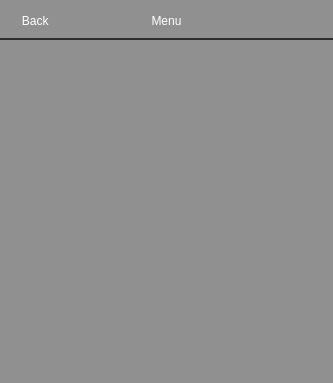
<?xml version="1.0" encoding="UTF-8"?>
<ui version="4.0">
 <class>StackedMenu</class>
 <widget class="QStackedWidget" name="StackedMenu">
  <property name="geometry">
   <rect>
    <x>0</x>
    <y>0</y>
    <width>333</width>
    <height>383</height>
   </rect>
  </property>
  <property name="windowTitle">
   <string>StackedWidget</string>
  </property>
  <property name="styleSheet">
   <string notr="true">QWidget { background-color: rgba(144,144,144,250); border:none; }

QLabel#label_title {font: bold 18pt  &quot;Walkway Expand UltraBold&quot;; color:rgb(255,255,255);}

QPushButton#btn_exit { background-color: rgba(250,100,100,250); font: bold 18pt  &quot;Walkway Expand UltraBold&quot;; color:rgb(255,255,255);}
QPushButton#btn_exit:pressed { background-color: rgba(100,100,250,250); font: bold 18pt  &quot;Walkway Expand UltraBold&quot;; color:rgb(255,255,255);}

QPushButton#btn_saveexit { background-color: rgba(100,255,100,250); font: bold 18pt  &quot;Walkway Expand UltraBold&quot;; color:rgb(255,255,255);}
QPushButton#btn_saveexit:pressed { background-color: rgba(100,100,250,250); font: bold 18pt  &quot;Walkway Expand UltraBold&quot;; color:rgb(255,255,255);}

QPushButton#btn_back { border-image: url(:/ui/back.png); font: bold 12pt  &quot;Walkway Expand UltraBold&quot;; color:rgb(255,255,255); }
QPushButton#btn_back:pressed { border-image: url(:/ui/backlight.png); }

QWidget#line_2 { background-color: rgba(44,44,44,250); border:none; }



</string>
  </property>
  <property name="currentIndex">
   <number>1</number>
  </property>
  <widget class="QWidget" name="page_menu">
   <layout class="QVBoxLayout" name="verticalLayout">
    <property name="spacing">
     <number>0</number>
    </property>
    <property name="margin">
     <number>0</number>
    </property>
    <item>
     <widget class="ItemScrollArea" name="scroll_menu">
      <property name="widgetResizable">
       <bool>true</bool>
      </property>
      <widget class="ItemScrollContent" name="scroll_menu_contents">
       <property name="geometry">
        <rect>
         <x>0</x>
         <y>0</y>
         <width>83</width>
         <height>16</height>
        </rect>
       </property>
      </widget>
     </widget>
    </item>
    <item>
     <widget class="QWidget" name="line" native="true">
      <property name="minimumSize">
       <size>
        <width>0</width>
        <height>2</height>
       </size>
      </property>
      <property name="maximumSize">
       <size>
        <width>16777215</width>
        <height>2</height>
       </size>
      </property>
     </widget>
    </item>
    <item>
     <widget class="QPushButton" name="btn_saveexit">
      <property name="minimumSize">
       <size>
        <width>0</width>
        <height>50</height>
       </size>
      </property>
      <property name="maximumSize">
       <size>
        <width>16777215</width>
        <height>50</height>
       </size>
      </property>
      <property name="text">
       <string>Save and Exit</string>
      </property>
     </widget>
    </item>
    <item>
     <widget class="QPushButton" name="btn_exit">
      <property name="minimumSize">
       <size>
        <width>0</width>
        <height>50</height>
       </size>
      </property>
      <property name="maximumSize">
       <size>
        <width>16777215</width>
        <height>50</height>
       </size>
      </property>
      <property name="text">
       <string>Exit</string>
      </property>
     </widget>
    </item>
   </layout>
  </widget>
  <widget class="QWidget" name="page_para">
   <layout class="QVBoxLayout" name="verticalLayout_2">
    <property name="spacing">
     <number>0</number>
    </property>
    <property name="leftMargin">
     <number>0</number>
    </property>
    <property name="topMargin">
     <number>3</number>
    </property>
    <property name="rightMargin">
     <number>0</number>
    </property>
    <property name="bottomMargin">
     <number>0</number>
    </property>
    <item>
     <widget class="QWidget" name="widget_title" native="true">
      <property name="minimumSize">
       <size>
        <width>0</width>
        <height>35</height>
       </size>
      </property>
      <property name="maximumSize">
       <size>
        <width>16777215</width>
        <height>35</height>
       </size>
      </property>
      <layout class="QHBoxLayout" name="horizontalLayout">
       <property name="spacing">
        <number>0</number>
       </property>
       <property name="margin">
        <number>0</number>
       </property>
       <item>
        <widget class="QPushButton" name="btn_back">
         <property name="sizePolicy">
          <sizepolicy hsizetype="Minimum" vsizetype="Expanding">
           <horstretch>0</horstretch>
           <verstretch>0</verstretch>
          </sizepolicy>
         </property>
         <property name="minimumSize">
          <size>
           <width>67</width>
           <height>35</height>
          </size>
         </property>
         <property name="maximumSize">
          <size>
           <width>67</width>
           <height>35</height>
          </size>
         </property>
         <property name="text">
          <string> Back</string>
         </property>
        </widget>
       </item>
       <item>
        <widget class="QLabel" name="label_title">
         <property name="sizePolicy">
          <sizepolicy hsizetype="Preferred" vsizetype="Expanding">
           <horstretch>0</horstretch>
           <verstretch>0</verstretch>
          </sizepolicy>
         </property>
         <property name="text">
          <string>Menu</string>
         </property>
         <property name="alignment">
          <set>Qt::AlignCenter</set>
         </property>
        </widget>
       </item>
       <item>
        <widget class="QPushButton" name="btn_back_2">
         <property name="sizePolicy">
          <sizepolicy hsizetype="Minimum" vsizetype="Expanding">
           <horstretch>0</horstretch>
           <verstretch>0</verstretch>
          </sizepolicy>
         </property>
         <property name="minimumSize">
          <size>
           <width>67</width>
           <height>35</height>
          </size>
         </property>
         <property name="maximumSize">
          <size>
           <width>67</width>
           <height>35</height>
          </size>
         </property>
         <property name="text">
          <string/>
         </property>
        </widget>
       </item>
      </layout>
     </widget>
    </item>
    <item>
     <widget class="QWidget" name="line_2" native="true">
      <property name="minimumSize">
       <size>
        <width>0</width>
        <height>2</height>
       </size>
      </property>
      <property name="maximumSize">
       <size>
        <width>16777215</width>
        <height>2</height>
       </size>
      </property>
     </widget>
    </item>
    <item>
     <widget class="QStackedWidget" name="stacked_menu_paras">
      <property name="sizePolicy">
       <sizepolicy hsizetype="Preferred" vsizetype="Expanding">
        <horstretch>0</horstretch>
        <verstretch>0</verstretch>
       </sizepolicy>
      </property>
      <property name="currentIndex">
       <number>1</number>
      </property>
      <widget class="QWidget" name="page_menu_time">
       <property name="styleSheet">
        <string notr="true">/*ItemScrollArea {border-image: url(:/ui/timebg.png);}*/</string>
       </property>
       <layout class="QVBoxLayout" name="verticalLayout_3">
        <item>
         <layout class="QHBoxLayout" name="horizontalLayout_2">
          <property name="spacing">
           <number>16</number>
          </property>
          <item>
           <spacer name="horizontalSpacer">
            <property name="orientation">
             <enum>Qt::Horizontal</enum>
            </property>
            <property name="sizeHint" stdset="0">
             <size>
              <width>40</width>
              <height>20</height>
             </size>
            </property>
           </spacer>
          </item>
          <item>
           <widget class="ItemScrollArea" name="scroll_year">
            <property name="minimumSize">
             <size>
              <width>120</width>
              <height>120</height>
             </size>
            </property>
            <property name="maximumSize">
             <size>
              <width>120</width>
              <height>120</height>
             </size>
            </property>
            <property name="widgetResizable">
             <bool>true</bool>
            </property>
            <widget class="ItemScrollContent" name="scrollArea_year">
             <property name="geometry">
              <rect>
               <x>0</x>
               <y>0</y>
               <width>120</width>
               <height>120</height>
              </rect>
             </property>
            </widget>
           </widget>
          </item>
          <item>
           <widget class="ItemScrollArea" name="scroll_month">
            <property name="minimumSize">
             <size>
              <width>60</width>
              <height>120</height>
             </size>
            </property>
            <property name="maximumSize">
             <size>
              <width>60</width>
              <height>120</height>
             </size>
            </property>
            <property name="widgetResizable">
             <bool>true</bool>
            </property>
            <widget class="ItemScrollContent" name="scrollArea_month">
             <property name="geometry">
              <rect>
               <x>0</x>
               <y>0</y>
               <width>60</width>
               <height>120</height>
              </rect>
             </property>
            </widget>
           </widget>
          </item>
          <item>
           <widget class="ItemScrollArea" name="scroll_day">
            <property name="minimumSize">
             <size>
              <width>60</width>
              <height>120</height>
             </size>
            </property>
            <property name="maximumSize">
             <size>
              <width>60</width>
              <height>120</height>
             </size>
            </property>
            <property name="widgetResizable">
             <bool>true</bool>
            </property>
            <widget class="ItemScrollContent" name="scrollArea_day">
             <property name="geometry">
              <rect>
               <x>0</x>
               <y>0</y>
               <width>60</width>
               <height>120</height>
              </rect>
             </property>
            </widget>
           </widget>
          </item>
          <item>
           <spacer name="horizontalSpacer_2">
            <property name="orientation">
             <enum>Qt::Horizontal</enum>
            </property>
            <property name="sizeHint" stdset="0">
             <size>
              <width>38</width>
              <height>20</height>
             </size>
            </property>
           </spacer>
          </item>
         </layout>
        </item>
        <item>
         <layout class="QHBoxLayout" name="horizontalLayout_3">
          <property name="spacing">
           <number>16</number>
          </property>
          <item>
           <spacer name="horizontalSpacer_3">
            <property name="orientation">
             <enum>Qt::Horizontal</enum>
            </property>
            <property name="sizeHint" stdset="0">
             <size>
              <width>40</width>
              <height>20</height>
             </size>
            </property>
           </spacer>
          </item>
          <item>
           <widget class="ItemScrollArea" name="scroll_hour">
            <property name="minimumSize">
             <size>
              <width>60</width>
              <height>120</height>
             </size>
            </property>
            <property name="maximumSize">
             <size>
              <width>60</width>
              <height>120</height>
             </size>
            </property>
            <property name="widgetResizable">
             <bool>true</bool>
            </property>
            <widget class="ItemScrollContent" name="scrollArea_hour">
             <property name="geometry">
              <rect>
               <x>0</x>
               <y>0</y>
               <width>60</width>
               <height>120</height>
              </rect>
             </property>
            </widget>
           </widget>
          </item>
          <item>
           <widget class="ItemScrollArea" name="scroll_minute">
            <property name="minimumSize">
             <size>
              <width>60</width>
              <height>120</height>
             </size>
            </property>
            <property name="maximumSize">
             <size>
              <width>60</width>
              <height>120</height>
             </size>
            </property>
            <property name="widgetResizable">
             <bool>true</bool>
            </property>
            <widget class="ItemScrollContent" name="scrollArea_minute">
             <property name="geometry">
              <rect>
               <x>0</x>
               <y>0</y>
               <width>60</width>
               <height>120</height>
              </rect>
             </property>
            </widget>
           </widget>
          </item>
          <item>
           <spacer name="horizontalSpacer_4">
            <property name="orientation">
             <enum>Qt::Horizontal</enum>
            </property>
            <property name="sizeHint" stdset="0">
             <size>
              <width>40</width>
              <height>20</height>
             </size>
            </property>
           </spacer>
          </item>
         </layout>
        </item>
       </layout>
      </widget>
      <widget class="QWidget" name="page_menu_volume">
       <layout class="QVBoxLayout" name="verticalLayout_4">
        <item>
         <layout class="QHBoxLayout" name="horizontalLayout_4">
          <item>
           <widget class="ItemScrollArea" name="scroll_volume_video">
            <property name="minimumSize">
             <size>
              <width>80</width>
              <height>180</height>
             </size>
            </property>
            <property name="maximumSize">
             <size>
              <width>80</width>
              <height>180</height>
             </size>
            </property>
            <property name="widgetResizable">
             <bool>true</bool>
            </property>
            <widget class="ItemScrollContent" name="scrollArea_volume_2">
             <property name="geometry">
              <rect>
               <x>0</x>
               <y>0</y>
               <width>80</width>
               <height>180</height>
              </rect>
             </property>
            </widget>
           </widget>
          </item>
          <item>
           <widget class="ItemScrollArea" name="scroll_volume_audio">
            <property name="minimumSize">
             <size>
              <width>80</width>
              <height>180</height>
             </size>
            </property>
            <property name="maximumSize">
             <size>
              <width>80</width>
              <height>180</height>
             </size>
            </property>
            <property name="widgetResizable">
             <bool>true</bool>
            </property>
            <widget class="ItemScrollContent" name="scrollArea_volume">
             <property name="geometry">
              <rect>
               <x>0</x>
               <y>0</y>
               <width>80</width>
               <height>180</height>
              </rect>
             </property>
            </widget>
           </widget>
          </item>
         </layout>
        </item>
       </layout>
      </widget>
      <widget class="QWidget" name="page_menu_backlight">
       <layout class="QVBoxLayout" name="verticalLayout_5">
        <item>
         <layout class="QHBoxLayout" name="horizontalLayout_5">
          <item>
           <widget class="ItemScrollArea" name="scroll_backlight">
            <property name="minimumSize">
             <size>
              <width>120</width>
              <height>180</height>
             </size>
            </property>
            <property name="maximumSize">
             <size>
              <width>120</width>
              <height>180</height>
             </size>
            </property>
            <property name="widgetResizable">
             <bool>true</bool>
            </property>
            <widget class="ItemScrollContent" name="scrollArea_backlight">
             <property name="geometry">
              <rect>
               <x>0</x>
               <y>0</y>
               <width>120</width>
               <height>180</height>
              </rect>
             </property>
            </widget>
           </widget>
          </item>
         </layout>
        </item>
       </layout>
      </widget>
      <widget class="QWidget" name="page_menu_theme"/>
      <widget class="QWidget" name="page_menu_protocol">
       <layout class="QVBoxLayout" name="verticalLayout_6">
        <item>
         <layout class="QHBoxLayout" name="horizontalLayout_7">
          <property name="spacing">
           <number>16</number>
          </property>
          <item>
           <spacer name="horizontalSpacer_7">
            <property name="orientation">
             <enum>Qt::Horizontal</enum>
            </property>
            <property name="sizeHint" stdset="0">
             <size>
              <width>40</width>
              <height>20</height>
             </size>
            </property>
           </spacer>
          </item>
          <item>
           <widget class="ItemScrollArea" name="scroll_protocol_type">
            <property name="minimumSize">
             <size>
              <width>120</width>
              <height>120</height>
             </size>
            </property>
            <property name="maximumSize">
             <size>
              <width>120</width>
              <height>120</height>
             </size>
            </property>
            <property name="widgetResizable">
             <bool>true</bool>
            </property>
            <widget class="ItemScrollContent" name="scrollArea_protocol_type">
             <property name="geometry">
              <rect>
               <x>0</x>
               <y>0</y>
               <width>120</width>
               <height>120</height>
              </rect>
             </property>
            </widget>
           </widget>
          </item>
          <item>
           <spacer name="horizontalSpacer_8">
            <property name="orientation">
             <enum>Qt::Horizontal</enum>
            </property>
            <property name="sizeHint" stdset="0">
             <size>
              <width>40</width>
              <height>20</height>
             </size>
            </property>
           </spacer>
          </item>
         </layout>
        </item>
        <item>
         <layout class="QHBoxLayout" name="horizontalLayout_6">
          <property name="spacing">
           <number>16</number>
          </property>
          <item>
           <spacer name="horizontalSpacer_5">
            <property name="orientation">
             <enum>Qt::Horizontal</enum>
            </property>
            <property name="sizeHint" stdset="0">
             <size>
              <width>40</width>
              <height>20</height>
             </size>
            </property>
           </spacer>
          </item>
          <item>
           <widget class="ItemScrollArea" name="scroll_protocol_buad">
            <property name="minimumSize">
             <size>
              <width>100</width>
              <height>120</height>
             </size>
            </property>
            <property name="maximumSize">
             <size>
              <width>100</width>
              <height>120</height>
             </size>
            </property>
            <property name="widgetResizable">
             <bool>true</bool>
            </property>
            <widget class="ItemScrollContent" name="scrollArea_protocol_buad">
             <property name="geometry">
              <rect>
               <x>0</x>
               <y>0</y>
               <width>100</width>
               <height>120</height>
              </rect>
             </property>
            </widget>
           </widget>
          </item>
          <item>
           <widget class="ItemScrollArea" name="scroll_protocol_id">
            <property name="minimumSize">
             <size>
              <width>100</width>
              <height>120</height>
             </size>
            </property>
            <property name="maximumSize">
             <size>
              <width>100</width>
              <height>120</height>
             </size>
            </property>
            <property name="widgetResizable">
             <bool>true</bool>
            </property>
            <widget class="ItemScrollContent" name="scrollArea_protocol_id">
             <property name="geometry">
              <rect>
               <x>0</x>
               <y>0</y>
               <width>100</width>
               <height>120</height>
              </rect>
             </property>
            </widget>
           </widget>
          </item>
          <item>
           <spacer name="horizontalSpacer_6">
            <property name="orientation">
             <enum>Qt::Horizontal</enum>
            </property>
            <property name="sizeHint" stdset="0">
             <size>
              <width>38</width>
              <height>20</height>
             </size>
            </property>
           </spacer>
          </item>
         </layout>
        </item>
       </layout>
      </widget>
     </widget>
    </item>
   </layout>
  </widget>
 </widget>
 <customwidgets>
  <customwidget>
   <class>ItemScrollArea</class>
   <extends>QScrollArea</extends>
   <header>ilistview.h</header>
   <container>1</container>
  </customwidget>
  <customwidget>
   <class>ItemScrollContent</class>
   <extends>QWidget</extends>
   <header>ilistview.h</header>
   <container>1</container>
  </customwidget>
 </customwidgets>
 <resources/>
 <connections/>
</ui>
